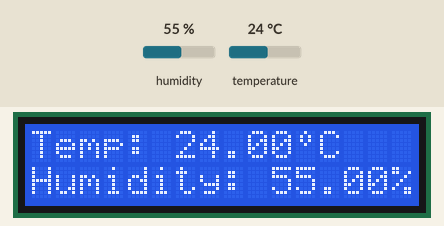
Recording of a sketch running on a simulated Arduino Nano, built with avr-gcc and run on an emulated ATmega328P. Shown: 16×2 character LCD. The test bench sets the inputs (shaded band); at power-on: humidity 55 %, temperature 24 °C.

Above: at 1.2 s.
1.3 s: humidity set to 22 %
At 3.2 s:
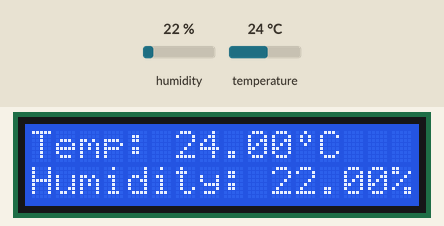
4.0 s: temperature set to 12 °C
At 5.2 s:
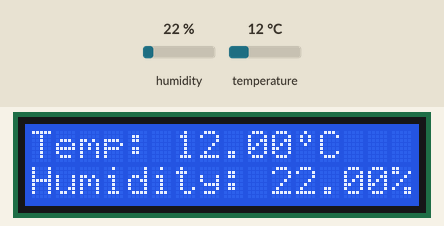
6.7 s: humidity set to 40 %
At 9.0 s:
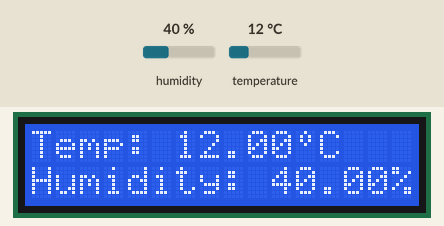
9.7 s: temperature set to 19 °C
At 10.9 s:
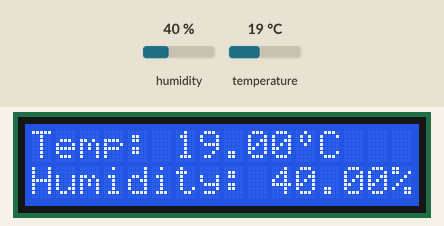
Timing chart, 0 to 12.7 s (numbered marks = the images above; inputs shaded):
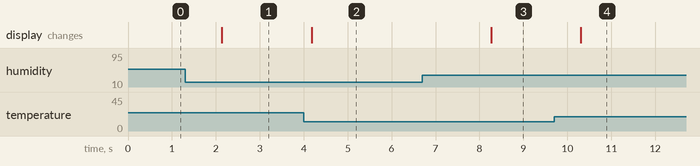

The sketch:

PortableTemperatureCalculator.ino
```cpp
#include <DHT.h>
#define Type DHT11

#include <LiquidCrystal.h>

/**************************************************
Author:         Fawaaz Kamali Siddiqui
Date:           10 April 2023
Description:    This device is called the portable temperature
                and humidity calculator. It contains an LCD to
                output temperature in Celsius and humidity using
                the DHT11 temperature and humidity sensor. A
                powerbank is used to supply the Arduino Nano.
---------------------------------------------------
Connections:    sensor pin: 2
                rs:         12
                e:          11
                d4:         4
                d5:         5
                d6:         6
                d7:         7
**************************************************/

// variables
int sensorPin = 2;
int rs = 12;
int e = 11;
int d4 = 4;
int d5 = 5;
int d6 = 6;
int d7 = 7;
float humidity;
float tempCelsius;

// instantiation
DHT HT(sensorPin, Type);
LiquidCrystal lcd(rs, e, d4, d5, d6, d7);

// custom symbol for display
byte degree[8] = {
  B00100,
  B01010,
  B01010,
  B00100,
  B00000,
  B00000,
  B00000,
  B00000
} ;

void setup() {

  lcd.begin(16, 2);
  lcd.createChar(7, degree);
  HT.begin();
  Serial.begin(9600);

}

void loop() {

  // read temp and humidity
  humidity = HT.readHumidity();
  tempCelsius = HT.readTemperature();

  // display temp and humidity
  lcd.setCursor(0,0);
  lcd.print("Temp: ");
  lcd.print(tempCelsius);
  lcd.write(byte(7));
  lcd.print("C");

  lcd.setCursor(0,1);
  lcd.print("Humidity: ");
  lcd.print(humidity);
  lcd.setCursor(15, 1);
  lcd.print("%");

  delay(500);

}
```

Measured:
- after the input at 1.3 s, the display: changes after 0.83 s (image 1)
- after the input at 4.0 s, the display: changes after 0.18 s (image 2)
- after the input at 6.7 s, the display: changes after 1.6 s (image 3)
- after the input at 9.7 s, the display: changes after 0.61 s (image 4)
